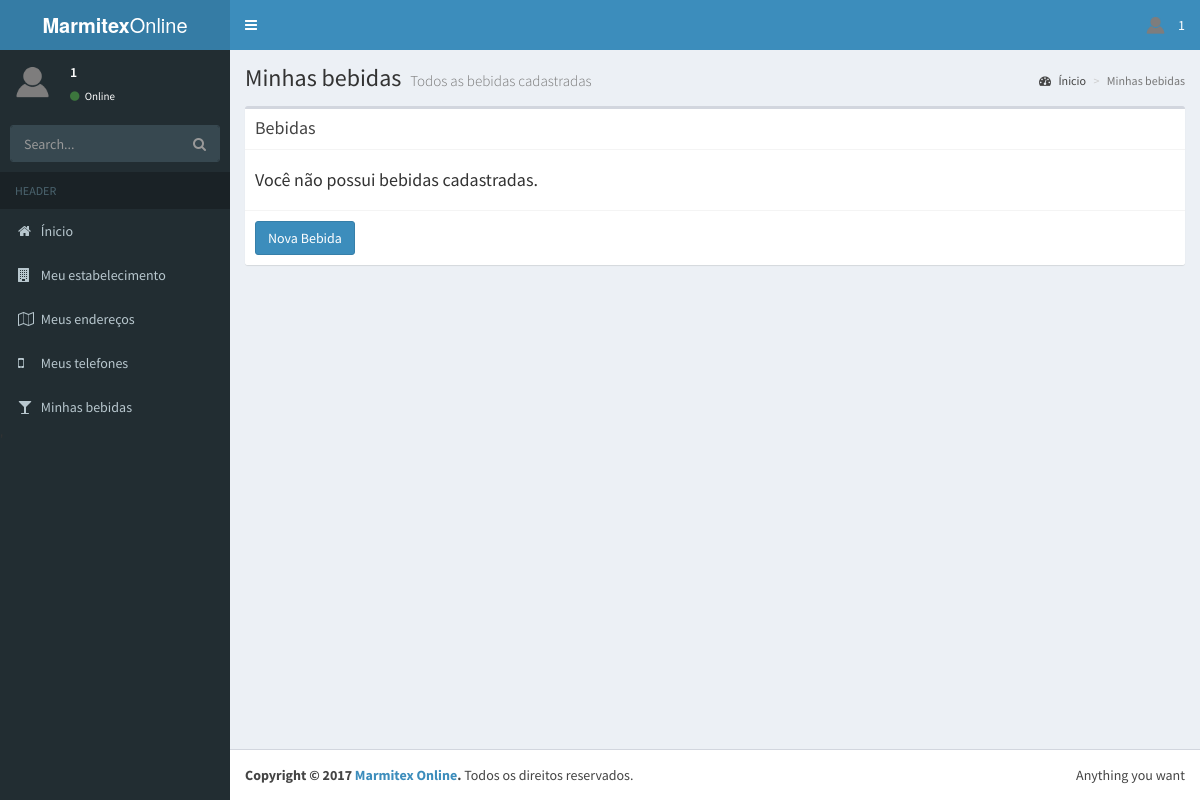
The page /sys/drinks.php (signed in) on the database as committed earlier.
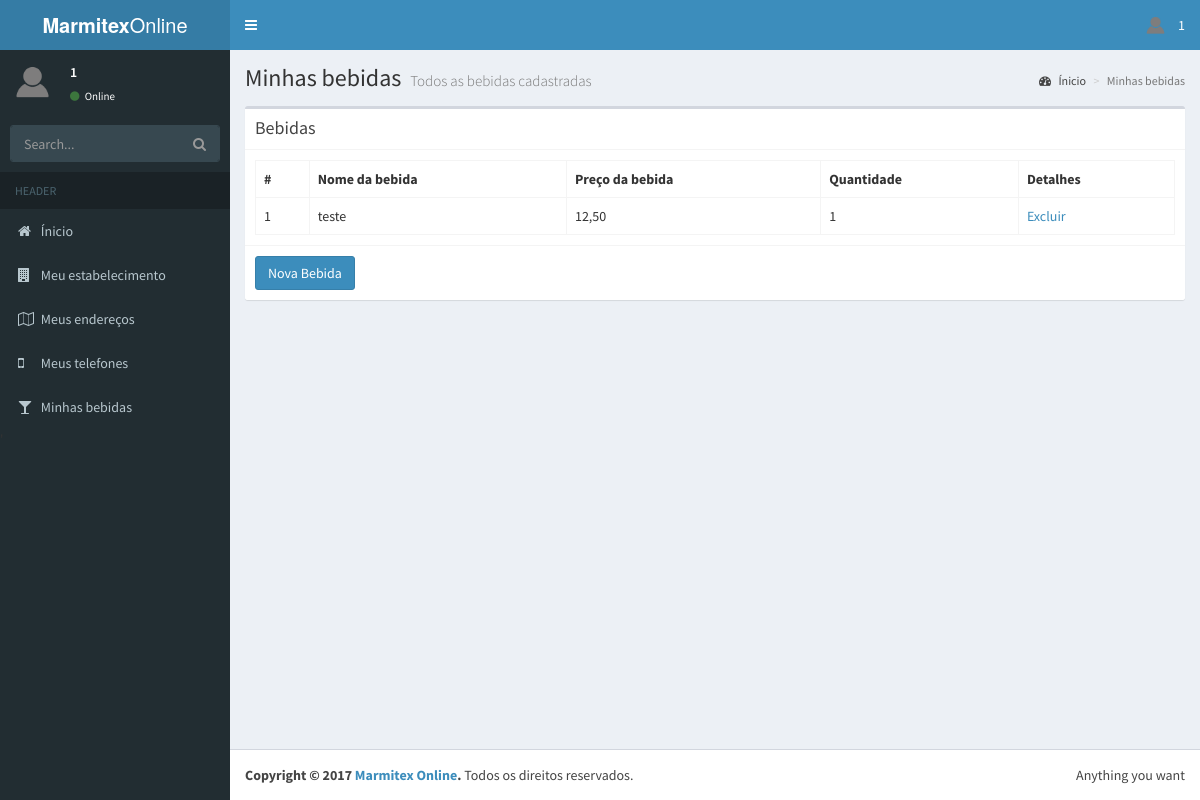
The same page on the database as committed later.
### tables this page shows
CREATE TABLE `drinks` (
  `id` int(11) NOT NULL,
  `id_user` int(11) NOT NULL,
  `drink_name` varchar(100) NOT NULL,
  `drink_price` varchar(10) NOT NULL,
  `qtd_drink` int(11) NOT NULL
);

### sys/drinks.php (the view, shortened to what this page needs)
<!DOCTYPE html>
<html>
<head>
  <link rel="stylesheet" href="../components_sys/bootstrap/css/bootstrap.min.css">
  <link rel="stylesheet" href="https://cdnjs.cloudflare.com/ajax/libs/font-awesome/4.5.0/css/font-awesome.min.css">
  <link rel="stylesheet" href="https://cdnjs.cloudflare.com/ajax/libs/ionicons/2.0.1/css/ionicons.min.css">
  <link rel="stylesheet" href="../components_sys/dist/css/AdminLTE.min.css">
  <link rel="stylesheet" href="../components_sys/dist/css/skins/skin-blue.min.css">
</head>
<body class="hold-transition skin-blue sidebar-mini">
  <?php require("layout/layout.php"); ?>
<div class="wrapper">
  <div class="content-wrapper">
    <section class="content-header">
      <h1>
        Minhas bebidas
        <small>Todos as bebidas cadastradas</small>
      </h1>
      <ol class="breadcrumb">
        <li><a href="../sys/"><i class="fa fa-dashboard"></i> Ínicio</a></li>
        <li class="active">Minhas bebidas</li>
      </ol>
    </section>
    <section class="content">
      <div class="box">
              <div class="box-header with-border">
                <h3 class="box-title">Bebidas</h3>
              </div>
              <div class="box-body">
                <?php
                require("../connection/bd_connection.php");
                $SQL = "SELECT * FROM drinks WHERE id_user = '".$_SESSION['id_user']."'";
                $result = mysqli_query($con, $SQL) or die(mysqli_error($con));
                if(mysqli_num_rows($result) > 0){
                  ?>
                  <table class="table table-bordered">
                      <tbody><tr>
                        <th>#</th>
                        <th>Nome da bebida</th>
                        <th>Preço da bebida</th>
                        <th>Quantidade</th>
                        <th>Detalhes</th>
                      </tr>
                      <?php
                      while($row = mysqli_fetch_assoc($result)){
                        echo "
                            <tr>
                              <td>".$row['id']."</td>
                              <td>".$row['drink_name']."</td>
                              <td>".$row['drink_price']."</td>
                              <td>".$row['qtd_drink']."</td>
                              <td>
                              <a href='#' class='edit_link' id='".$row['id']."'> Excluir </a>
                              </td>
                            </tr>";
                      }
                       ?>
                    </tbody></table>
                  <?php
                }else{
                  echo "<h4> Você não possui bebidas cadastradas. </h4>";
                }
                ?>
              </div>
              <div class="box-footer">
                <button type='button' class='btn btn-primary' data-toggle='modal' data-target='#modalCadastro'> Nova Bebida </button>
              </div>
            </div>
    </section>
  </div>
</div>
</body>
</html>

Rows that differ between the two databases and show on the page:
added drinks: id "1", drink_name "teste", drink_price "12,50", qtd_drink "1"
Other text that changed with them:
text no longer shown: "Você não possui bebidas cadastradas."
text now shown: "# Nome da bebida Preço da bebida Quantidade Detalhes"
